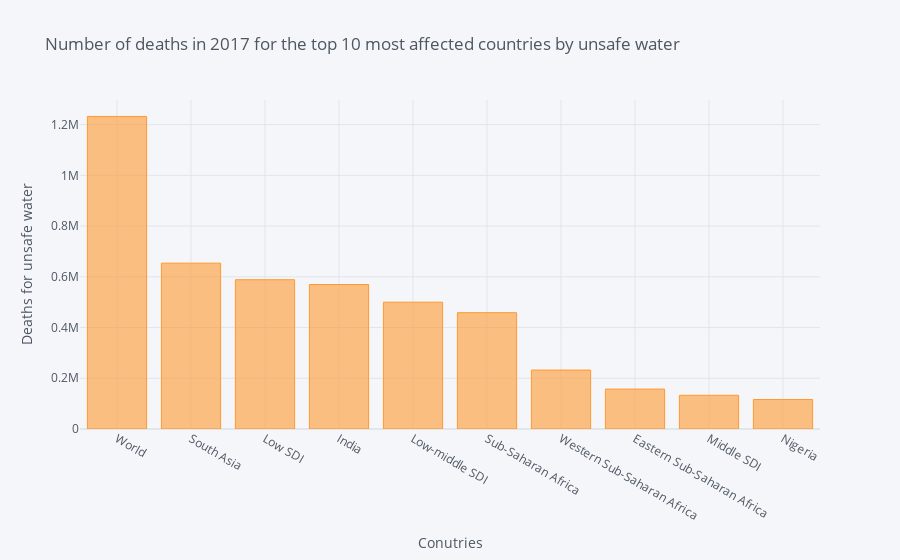

Notebook code cell kept with this figure:
### Code cell
when_started=prep_df.sort_values(by='Deaths - Unsafe water source - Sex: Both - Age: All Ages (Number)', ascending=False).head(10)
when_started[['Entity','Deaths - Unsafe water source - Sex: Both - Age: All Ages (Number)']].\
set_index('Entity').iplot(kind='bar', xTitle='Conutries', yTitle='Deaths for unsafe water',
title='Number of deaths in 2017 for the top 10 most affected countries by unsafe water')

### Figure 1 — Plotly figure (JSON) as saved in the notebook; plotly's stock layout.template omitted (floating-point values rounded to 4 significant figures)
{"data": [{"marker": {"color": "rgba(255, 153, 51, 0.6)", "line": {"color": "rgba(255, 153, 51, 1.0)", "width": 1}}, "name": "Deaths - Unsafe water source - Sex: Both - Age: All Ages (Number)", "orientation": "v", "text": "", "type": "bar", "x": ["World", "South Asia", "Low SDI", "India", "Low-middle SDI", "Sub-Saharan Africa", "Western Sub-Saharan Africa", "Eastern Sub-Saharan Africa", "Middle SDI", "Nigeria"], "y": [1232000.0, 653900.0, 588600.0, 569700.0, 500000.0, 458600.0, 232500.0, 157400.0, 133000.0, 116200.0]}], "layout": {"legend": {"bgcolor": "#F5F6F9", "font": {"color": "#4D5663"}}, "paper_bgcolor": "#F5F6F9", "plot_bgcolor": "#F5F6F9", "title": {"font": {"color": "#4D5663"}, "text": "Number of deaths in 2017 for the top 10 most affected countries by unsafe water"}, "xaxis": {"gridcolor": "#E1E5ED", "showgrid": true, "tickfont": {"color": "#4D5663"}, "title": {"font": {"color": "#4D5663"}, "text": "Conutries"}, "zerolinecolor": "#E1E5ED"}, "yaxis": {"gridcolor": "#E1E5ED", "showgrid": true, "tickfont": {"color": "#4D5663"}, "title": {"font": {"color": "#4D5663"}, "text": "Deaths for unsafe water"}, "zerolinecolor": "#E1E5ED"}}}
